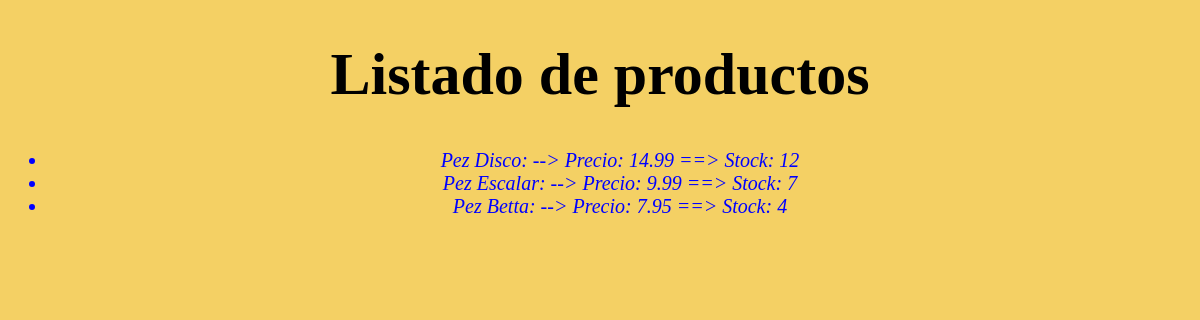
/tienda_peces/list/, run on the app's committed database.
### tienda_peces/models.py (models this page shows, shortened)
class Producto(models.Model):
    nombre = models.CharField(max_length=50)
    stock = models.IntegerField(default=0)
    precio = models.FloatField()

### tienda_peces/views.py (the view)
# urls.py: path('list/', views.list, name='list'),
def list(request):
    productos = Producto.objects.all()
    return render(request, 'listado.html', {'productos':productos})

### tienda_peces/templates/listado.html (shortened to what this page needs)
{% load staticfiles%}
<!DOCTYPE html>
  <html lang="es" dir="ltr">
    <head>
        <link rel="stylesheet" href="{% static 'listado.css'%}">
    </head>
    <body>
      <h1>Listado de productos</h1>
      <ul>
      {% for prod in productos %}
          <li>{{ prod.nombre }}: --> Precio: {{prod.precio}}  ==> Stock: {{prod.stock}}</a></li>
      {% endfor %}
      </ul>
    </body>
  </html>

### tienda_peces/static/listado.css (style rules this page uses)
body { background-color: #f4d064 ; text-align: center; }
h1 { font-family: 'Erica One', cursive; font-size: 60px; }
li { font-size: 20px; color: blue; font-style: italic; }

### data on the page
Producto: nombre "Pez Disco", precio "14.99", stock "12"
Producto: nombre "Pez Escalar", precio "9.99", stock "7"
Producto: nombre "Pez Betta", precio "7.95", stock "4"
